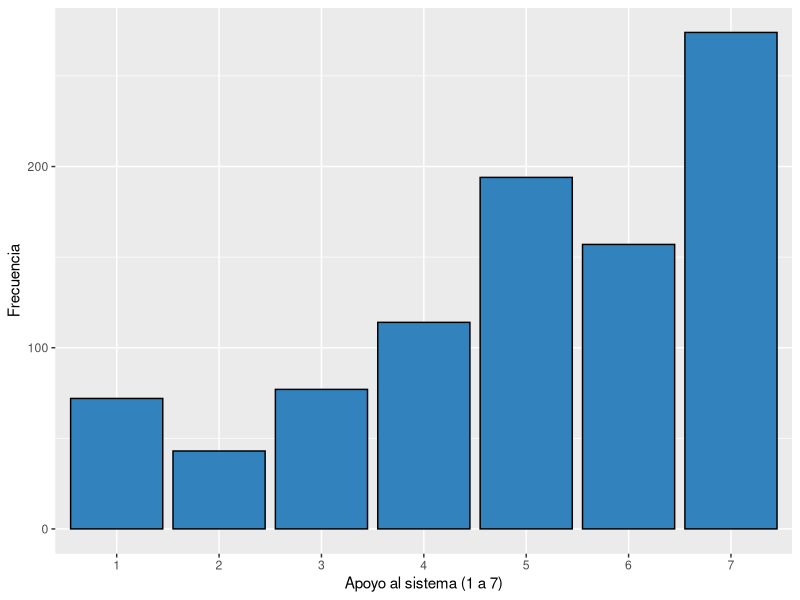

Source code (R):
## ---- chunk 1
knitr::opts_chunk$set(echo = TRUE, message = FALSE, warning = FALSE)
knitr::opts_knit$set(root.dir = normalizePath(".."))
## ---- chunk 2
library(haven)
library(tidyverse)
ciep <- read_dta("data/CIEPnoviembre2020.dta")
## ---- chunk 3
tabla_freq <- ciep %>%
  filter(!is.na(b6)) %>%
  count(b6) %>%
  mutate(Porcentaje = round(100 * n / sum(n), 1))

tabla_freq
## ---- chunk 4
stats <- ciep %>%
  filter(!is.na(b6)) %>%
  summarise(
    Media = mean(b6),
    Mediana = median(b6),
    Varianza = var(b6),
    `Desviacion estandar` = sd(b6)
  )

stats
## ---- chunk 5
ciep %>%
  filter(!is.na(b6)) %>%
  ggplot(aes(x = factor(b6))) +
  geom_bar(stat = "count", fill = "#3182bd", color = "black") +
  ylab("Frecuencia") +
  xlab("Apoyo al sistema (1 a 7)")
## ---- chunk 6
ciep %>%
  filter(!is.na(b6), !is.na(sexo)) %>%
  group_by(Sexo = factor(sexo, levels = c(0, 1), labels = c("Mujer", "Hombre"))) %>%
  summarise(
    Media = round(mean(b6), 2),
    `Desviacion estandar` = round(sd(b6), 2),
    n = n()
  )
